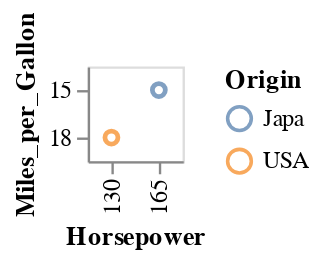

This figure's notebook cell:
### Code cell
(oz/view! spec2)

### Figure 1 — Vega-Lite specification as saved in the notebook (floating-point values rounded to 4 significant figures)
{"data": {"values": [{"Horsepower": 130, "Miles_per_Gallon": 18, "Origin": "USA"}, {"Horsepower": 165, "Miles_per_Gallon": 15, "Origin": "Japa"}]}, "encoding": {"color": {"field": "Origin"}, "x": {"field": "Horsepower"}, "y": {"field": "Miles_per_Gallon"}}, "mark": "point"}
